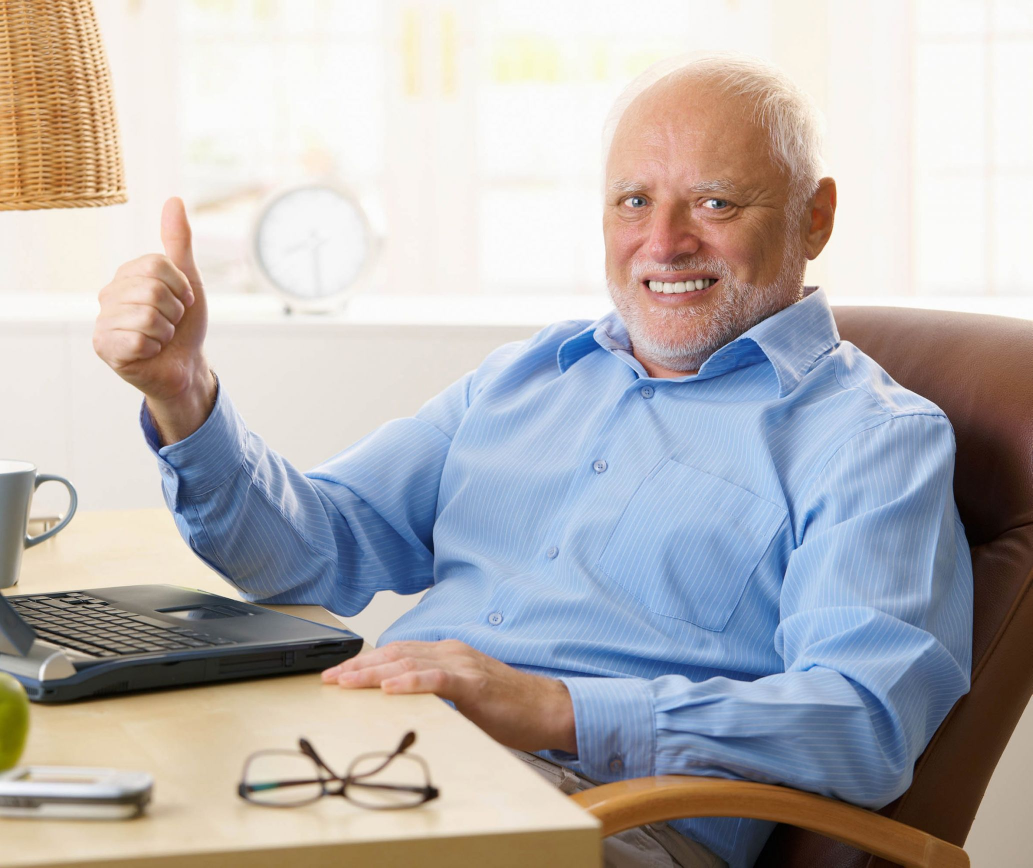
#> input picture imgs/harold_input.jpeg, 2065 x 1735 px (shown at 1/2 size)
$ python pochow.py --input imgs/harold_input.jpeg --output out.png   (older library calls are emulated)
#> lines starting #> are read from the running program, lines starting #| are printed output that depends on the picture
import argparse

import numpy as np

import matplotlib.pyplot as plt
from mpl_toolkits.mplot3d import Axes3D

import cv2
from cv2.saliency import StaticSaliencyFineGrained_create

# Evaluate an image on the given coordinates (appyling interpolation if required)
def evaluate_on_coords(img,xs,ys,interp=True):
    if not interp:
        xs_round = (np.round(xs)).astype(np.int)
        ys_round = (np.round(ys)).astype(np.int)

        return img[ys_round,xs_round]

    else:
        xs_floor = (np.floor(xs)).astype(np.int)
        ys_floor = (np.floor(ys)).astype(np.int)

        xs_prop = xs-xs_floor
        ys_prop = ys-ys_floor

        img_00 = img[ys_floor  ,xs_floor  ]
        img_01 = img[ys_floor  ,xs_floor+1]
        img_10 = img[ys_floor+1,xs_floor  ]
        img_11 = img[ys_floor+1,xs_floor+1]

        prop_00 = (1-ys_prop) * (1-xs_prop)
        prop_01 = (1-ys_prop) * xs_prop
        prop_10 = ys_prop     * (1-xs_prop)
        prop_11 = ys_prop     * xs_prop

        na = np.newaxis

        fimg = img_00*prop_00[:,:,na] + img_01*prop_01[:,:,na] + img_10*prop_10[:,:,na] + img_11*prop_11[:,:,na]

        fimg = fimg.astype(np.uint8)
        return fimg

# Uses the heat equation to diffuse the saliency evenly in the image
def blur_with_heat_equation(u,x,y,tmax=400,pixres=5000):
    uu = u.astype(np.float)+0.01
    yy = uu*y  # y-isity
    xx = uu*x  # x-isity

    # Resize image
    y2x = uu.shape[0]/uu.shape[1]
    nsy = int((pixres*y2x)**0.5+1)
    nsx = int((pixres/y2x)**0.5+1)

    uu = cv2.resize(uu, dsize=(nsx,nsy), interpolation=cv2.INTER_CUBIC)
    yy = cv2.resize(yy, dsize=(nsx,nsy), interpolation=cv2.INTER_CUBIC)
    xx = cv2.resize(xx, dsize=(nsx,nsy), interpolation=cv2.INTER_CUBIC)

    # Time delta used
    factor = 0.2

    t = 0
    while t<tmax:

        step = min(tmax-t,factor)

        # The difference of saliency between vertically adjacent cells
        u_y = uu[:-1,:] - uu[1:,:]
        # The difference of saliency between horizontally adjacent cells
        u_x = uu[:,:-1] - uu[:,1:]

        # The amount of saliency transferred on each direction (S,N,E,W)
        trasnf_u_s = +np.maximum(u_y,0)*step
        trasnf_u_n = -np.minimum(u_y,0)*step
        trasnf_u_e = +np.maximum(u_x,0)*step
        trasnf_u_w = -np.minimum(u_x,0)*step

        # The proportion of salience transferred on each direction (S,N,E,W)
        trasnf_prop_s = trasnf_u_s / uu[:-1,:]
        trasnf_prop_n = trasnf_u_n / uu[1:,:]
        trasnf_prop_e = trasnf_u_e / uu[:,:-1]
        trasnf_prop_w = trasnf_u_w / uu[:,1:]

        # The x-osity transferred on each direction (S,N,E,W)
        trasnf_x_s = trasnf_prop_s * xx[:-1,:]
        trasnf_x_n = trasnf_prop_n * xx[1:,:]
        trasnf_x_e = trasnf_prop_e * xx[:,:-1]
        trasnf_x_w = trasnf_prop_w * xx[:,1:]

        # The y-osity transferred on each direction (S,N,E,W)
        trasnf_y_s = trasnf_prop_s * yy[:-1,:]
        trasnf_y_n = trasnf_prop_n * yy[1:,:]
        trasnf_y_e = trasnf_prop_e * yy[:,:-1]
        trasnf_y_w = trasnf_prop_w * yy[:,1:]

        # Update saliency for all cells
        uu[:-1,:] += -trasnf_u_s + trasnf_u_n
        uu[1:,:]  += -trasnf_u_n + trasnf_u_s
        uu[:,:-1] += -trasnf_u_e + trasnf_u_w
        uu[:,1:]  += -trasnf_u_w + trasnf_u_e

        # Update x-osity for all cells
        xx[:-1,:] += -trasnf_x_s + trasnf_x_n
        xx[1:,:]  += -trasnf_x_n + trasnf_x_s
        xx[:,:-1] += -trasnf_x_e + trasnf_x_w
        xx[:,1:]  += -trasnf_x_w + trasnf_x_e

        # Update y-osity for all cells
        yy[:-1,:] += -trasnf_y_s + trasnf_y_n
        yy[1:,:]  += -trasnf_y_n + trasnf_y_s
        yy[:,:-1] += -trasnf_y_e + trasnf_y_w
        yy[:,1:]  += -trasnf_y_w + trasnf_y_e

        # Increase time
        t += factor

    # Back to coordinates
    yy /= uu
    xx /= uu

    # Resize saliency, x-osity/u and y-osity/u back to the original size
    uu = cv2.resize(uu, dsize=(u.shape[1],u.shape[0]), interpolation=cv2.INTER_CUBIC)
    yy = cv2.resize(yy, dsize=(u.shape[1],u.shape[0]), interpolation=cv2.INTER_CUBIC)
    xx = cv2.resize(xx, dsize=(u.shape[1],u.shape[0]), interpolation=cv2.INTER_CUBIC)

    # Retrieve final distributions
    return (uu,xx,yy)

# Construct the argument parser and parse the arguments
ap = argparse.ArgumentParser()
ap.add_argument("-i","--input", required=True, help="path to input image")
ap.add_argument("-o","--output", required=True, help="path to output image")
ap.add_argument('-s',"--spectral", action='store_true',help="Use spectral residual for saliency.")
ap.add_argument('-p',"--plot", action='store_true',help="Plot results.")
ap.add_argument('-p2',"--plot2", action='store_true',help="Plot results with extra details.")
ap.add_argument('-t',"--time", type=int, default=400, help='Difussion time')

args = vars(ap.parse_args())

# Load the input image
image = cv2.imread(args["input"])
#> image is the input picture: shape (1735, 2065, 3); mean B, G, R 178, 177.8, 181.6

# Compute saliency map

if args["spectral"]:
    saliency = cv2.saliency.StaticSaliencySpectralResidual_create()
    saliency_method = "spectral residual"
else:
    saliency = cv2.saliency.StaticSaliencyFineGrained_create()
    saliency_method = "fine grained"

(success, ss) = saliency.computeSaliency(image)
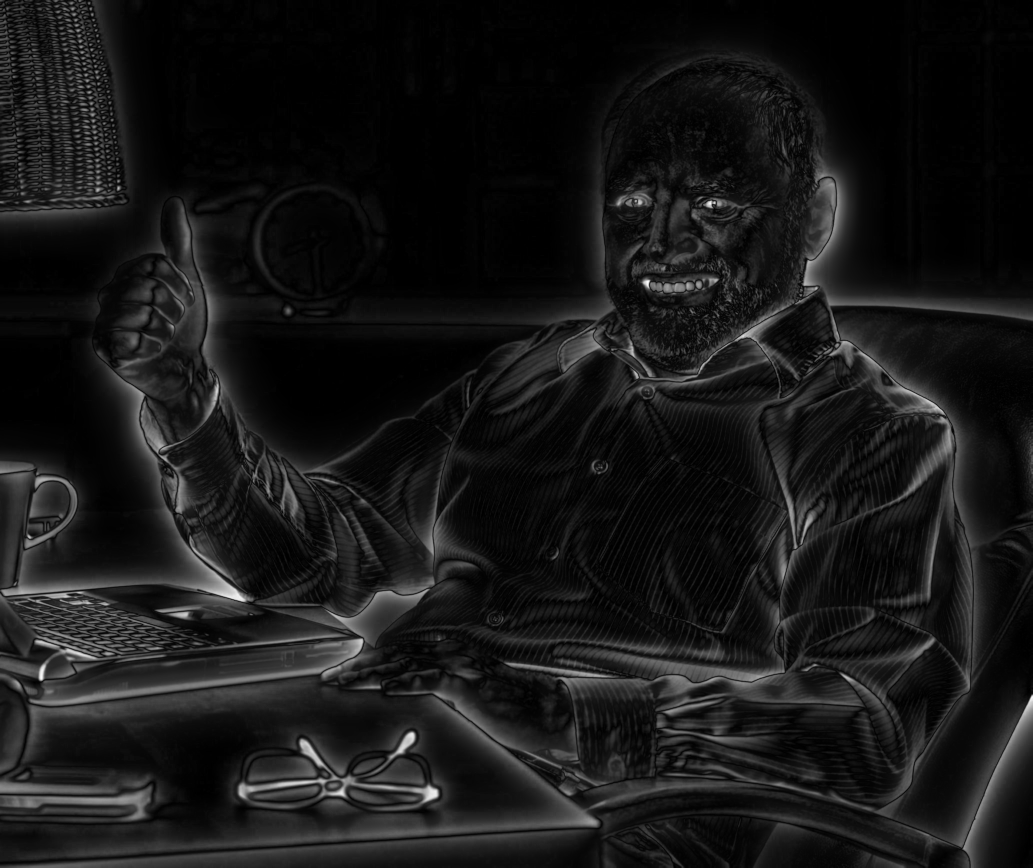
#> ss: shape (1735, 2065) float32 (shown at 1/2 size); min 0, max 1, mean 0.0926
#> success = True

# Blur saliency along with x-isity and y-isity

xx,yy = np.meshgrid(np.arange(ss.shape[1]),np.arange(ss.shape[0]))
(ssf,xxf,yyf) = blur_with_heat_equation(ss,xx,yy,tmax=args["time"])
#> after the loop in blur_with_heat_equation, `while t<tmax:`:
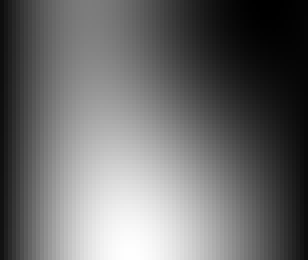
#> u_x: shape (65, 77) float64 (shown 4 times larger); min -1.07e-05, max 0.000463, mean 0.000187; drawn with min black and max white
#> after the loop in blur_with_heat_equation, `while t<tmax:`:
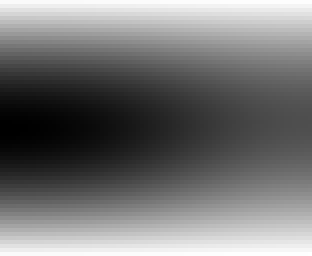
#> u_y: shape (64, 78) float64 (shown 4 times larger); min -0.00121, max -3.79e-05, mean -0.000672; drawn with min black and max white
#> after the loop in blur_with_heat_equation, `while t<tmax:`:
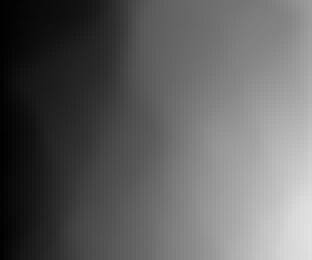
#> xx: shape (65, 78) float64 (shown 4 times larger); min 1.36, max 225.7, mean 97.6
#> after the loop in blur_with_heat_equation, `while t<tmax:`:
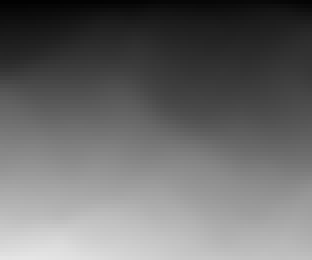
#> yy: shape (65, 78) float64 (shown 4 times larger); min 2.55, max 229.4, mean 106.8
#> after the loop in blur_with_heat_equation, `while t<tmax:`: t = 400.2

# Evaluate image on the resulting coordinates
imagef = evaluate_on_coords(image,xxf,yyf)
#> in evaluate_on_coords, `ys_floor = (np.floor(ys)).astype(np.int)`:
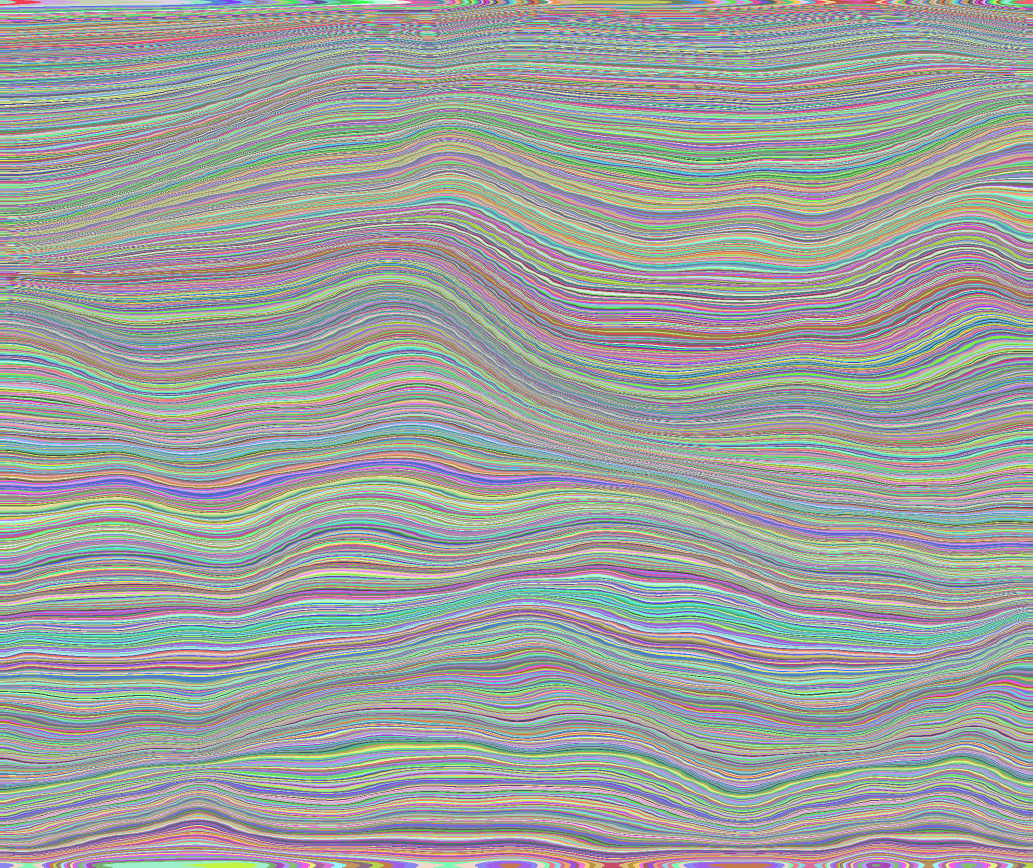
#> ys_floor: shape (1735, 2065) int64 (shown at 1/2 size); 1697 distinct labels, from 26 to 1722; one colour per label, 0 black
#> in evaluate_on_coords, `prop_11 = ys_prop     * xs_prop`:
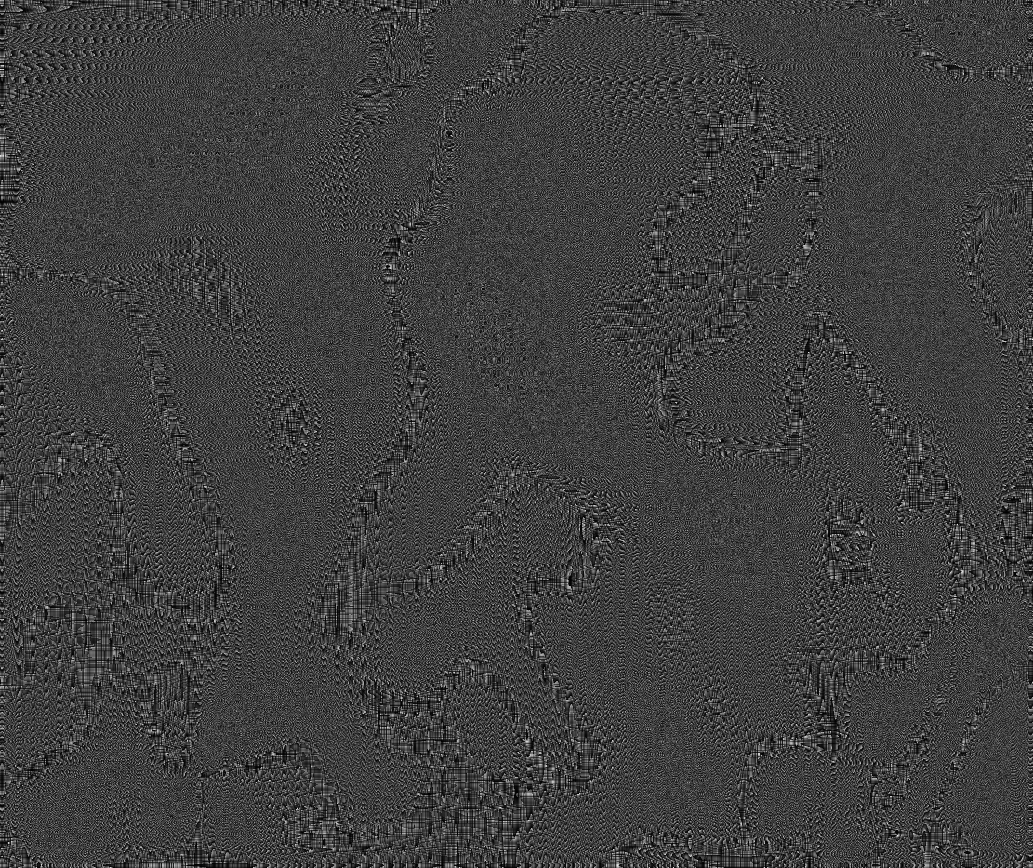
#> prop_11: shape (1735, 2065) float64 (shown at 1/2 size); min 1.18e-08, max 1, mean 0.25

# Save output image
cv2.imwrite(args["output"],imagef)

# Plot if required:
if args["plot"] or args["plot2"]:
    n_cols = 4 if args["plot2"] else 2

    fig, axs = plt.subplots(2,n_cols,sharex=True,sharey=True)

    fig.suptitle('Content-aware scaling: '+args["input"])

    axs[0,0].set_title("Input image")
    axs[0,0].imshow(cv2.cvtColor(image,cv2.COLOR_BGR2RGB))

    axs[0,1].set_title("Initial saliency $U$ (%s)"%saliency_method)
    axs[0,1].imshow(ss,vmin=0)

    axs[1,0].set_title("Output image")
    axs[1,0].imshow(cv2.cvtColor(imagef,cv2.COLOR_BGR2RGB))

    axs[1,1].set_title("Saliency $U$ at $t=%d$"%args["time"])
    axs[1,1].imshow(ssf,vmin=0,vmax=np.max(ss))

    if args["plot2"]:
        axs[0,2].set_title("Initial $\\frac{\hat{X}}{U}$")
        axs[0,2].imshow(xx)

        axs[0,3].set_title("Initial $\\frac{\hat{Y}}{U}$")
        axs[0,3].imshow(yy)

        axs[1,2].set_title("$\\frac{\hat{X}}{U}$ at $t=%d$"%args["time"])
        axs[1,2].imshow(xxf)

        axs[1,3].set_title("$\\frac{\hat{Y}}{U}$ at $t=%d$"%args["time"])
        axs[1,3].imshow(yyf)

    plt.show()
